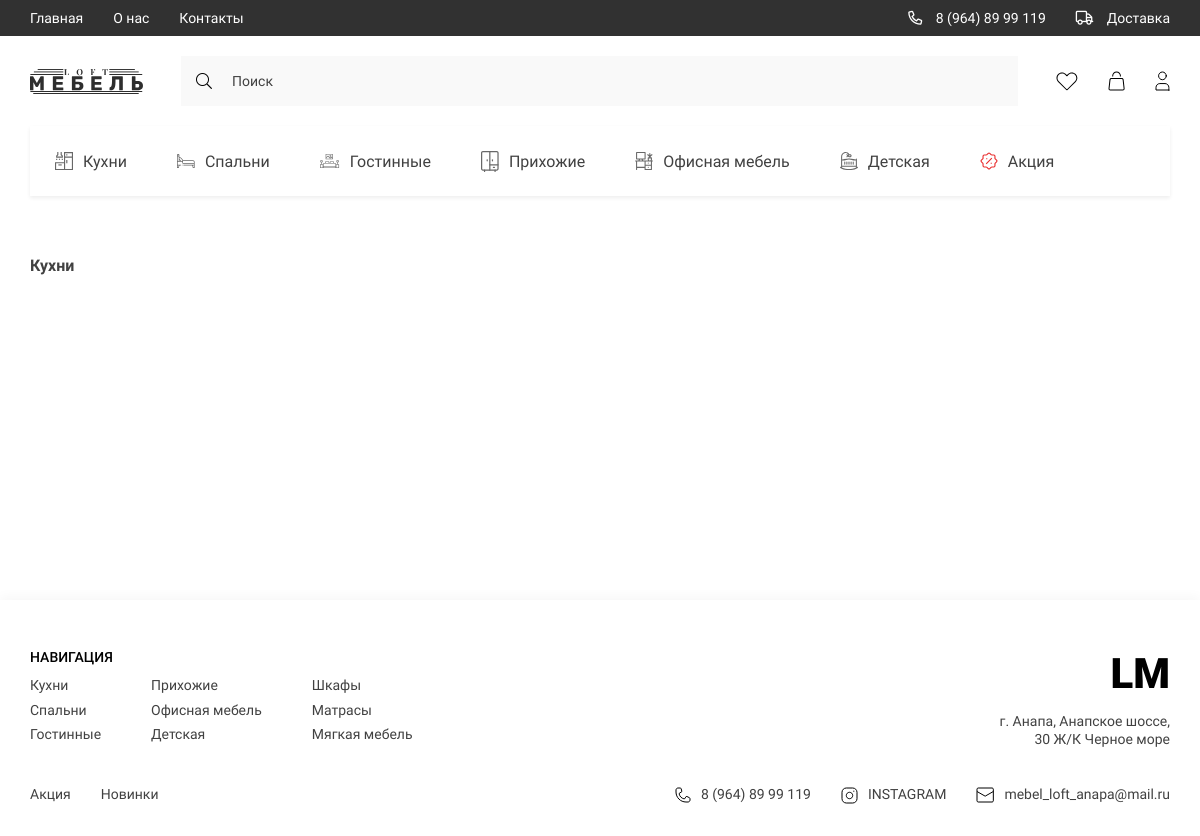
The app's page /category/kuhni/ with its own data.
### digital/models.py (models this page shows, shortened)
class Category(models.Model):
    title = models.CharField(max_length=150, verbose_name='Название категории')
    image = models.ImageField(upload_to='categories/', null=True, blank=True, verbose_name='Картинка')
    slug = models.SlugField(unique=True, null=True)
    parent = models.ForeignKey('self', on_delete=models.CASCADE, null=True, blank=True,
                               verbose_name='Категория', related_name='subcategories')
    def get_absolute_url(self):
        return reverse('category_page', kwargs={'slug': self.slug})
    def get_image_category(self):
        if self.image:
            return self.image.url
        else:
            return '-'
    class Meta:
        verbose_name = 'Категория'
        verbose_name_plural = 'Категории'

### digital/views.py (the view)
# urls.py: path('category/<slug:slug>/', CategoryView.as_view(), name='category_page'),
class CategoryView(ListView):
    model = Product
    context_object_name = 'products'
    template_name = 'digital/category.html'
    paginate_by = 1
    def get_queryset(self):
        category = Category.objects.get(slug=self.kwargs['slug'])
        products = Product.objects.filter(category=category)
        return products
    def get_context_data(self, *, object_list=None, **kwargs):
        context = super().get_context_data()
        category = Category.objects.get(slug=self.kwargs['slug'])
        context['title'] = f'Категория {category.title}'
        context['category'] = category
        return context

### digital/templatetags/digital_tags.py (called while the page is built)
@register.simple_tag()
def get_categories():
    return Category.objects.filter(parent=None)

### digital/templates/digital/category.html (shortened to what this page needs)
{% extends 'base.html' %}
{% load digital_tags %}
{% block main %}
<main class="main">
            <div class="container">
                <section class="products">
                    <h2 class="products__title">{{ category.title }}</h2>
                </section>
            </div>
        </main>
{% endblock main %}

### templates/components_base/_categories.html
{%  load digital_tags %}
{% get_categories as categories %}
<ul class="header__list _categories">
                    {% for category in categories %}
                    <li>
                        <a href="{{ category.get_absolute_url }}" class="header__list-links">
                                <span class="header__list-img">
                                    <img src="{{ category.get_image_category }}" alt="icons">
                                </span>
                            {{ category.title }}
                        </a>
                    </li>
                    {% endfor %}
                </ul>

### digital/static/digital/style/style.css (style rules this page uses)
:root { --containerWidth: 1140px; --primaryColor: #414141; --primaryFont: 'Roboto'; --mainColor: #245462; }
* { padding: 0; margin: 0; box-sizing: border-box; text-decoration: none; list-style: none; font-family: var(--primaryFont); }
.container { width: 100%; max-width: calc(var(--containerWidth) + 30px); margin: 0 auto; padding: 0 15px; }
.nav__content-bars, ._categories, .nav__list-links>img, .nav__bars-open, ._truck { display: none; }
.header__list { display: flex; justify-content: space-between; align-items: center; }
.header__list._categories { justify-content: flex-start; width: 100%; overflow-x: scroll; background: #FFFFFF; box-shadow: 0px 2px 4px rgba(0, 0, 0, 0.07); margin-bottom: 30px; }
.header__list-links { padding: 24px 25px; display: flex; justify-content: center; align-items: center; height: 70px; transition: background .3s linear, color .3s linear; width: max-content; font-family: 'Roboto'; font-size: 16px; line-height: 19px; color: #414141; }
.header__list-links img { margin-right: 10px; min-width: 18px; transition: filter .3s linear; }
.main { width: 100%; flex-grow: 1; padding-bottom: 150px; }
.products { width: 100%; display: flex; flex-direction: column; margin-top: 30px; }
.products__title { font-size: 16px; line-height: 19px; color: #414141; margin-bottom: 35px; }

### records on screen
Category: get_image_category (picture), title "Кухни"
Category: get_image_category (picture), title "Спальни"
Category: get_image_category (picture), title "Гостинные"
Category: get_image_category (picture), title "Прихожие"
Category: get_image_category (picture), title "Офисная мебель"
Category: get_image_category (picture), title "Детская"
Category: get_image_category (picture), title "Акция"
